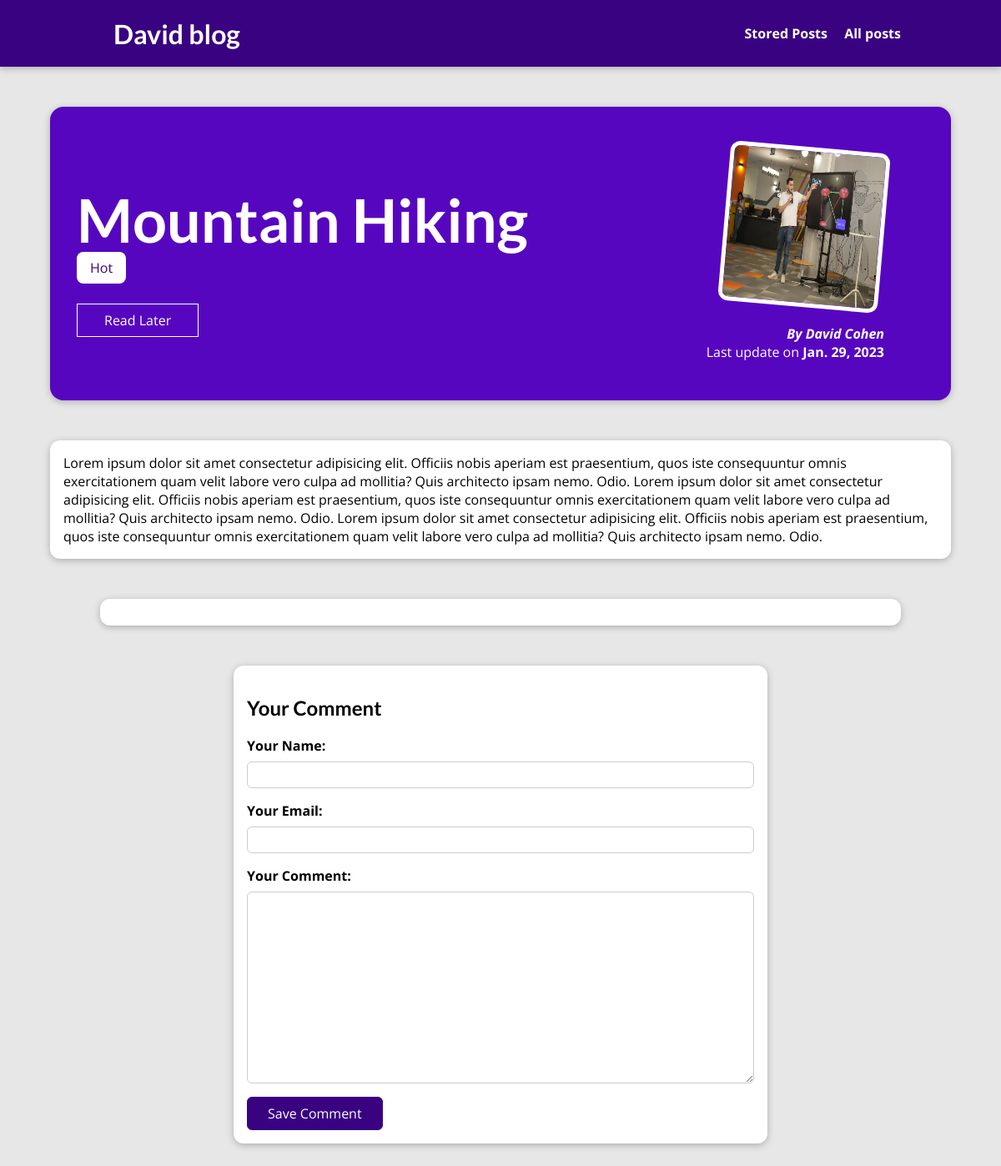
The page /posts/hike-in-the-mountains on the database its author committed.
### blog/models.py (models this page shows, shortened)
class Post(models.Model):
    title = models.CharField(max_length=50)
    excerpt = models.TextField()
    image = models.ImageField(upload_to="posts")
    slug = models.SlugField(unique=True)
    content = models.TextField()
    author = models.ForeignKey(Author, on_delete = models.SET_NULL, null=True, related_name="posts")
    tag = models.ManyToManyField(Tag)
    date = models.DateField(auto_now=True, auto_now_add=False)

class Tag(models.Model):
    caption = models.CharField(max_length=50)
    def __str__(self):
        return f"{self.caption}"

class Author(models.Model):
    first_name = models.CharField(max_length=50)
    last_name = models.CharField(max_length=50)
    email = models.EmailField(max_length=254)
    def fullName(self):
        return f"{self.first_name} {self.last_name}"
    def __str__(self):
        return self.fullName()

### blog/views.py (the view, shortened to what this page needs)
# urls.py: path("posts/<slug:slug>", views.BlogDetails.as_view(), name="details-page"), #my-first-blog,
class BlogDetails(View):
    def is_stored_post(self,request, post_id):
        stored_posts = request.session.get("stored_posts")
        if stored_posts is not None:
            is_save_for_later = post_id in stored_posts
        else:
            is_save_for_later = False
        return is_save_for_later
    def get(self, request, slug):
        post = Post.objects.get(slug = slug)
        context = {
            "post": post,
            "post_tags" : post.tag.all(),
            "comment_form" : CommentForm(),
            "comments" : post.comments.all().order_by("-id"),
            "is_save_for_later" : self.is_stored_post(request, post.id)
        }
        return render(request,  "blog/post_details.html", context)

### blog/forms.py
class CommentForm(forms.ModelForm):
    class Meta:
        model = Comment
        exclude = ["post"]
        labels = {
            "user_name" : "Your Name",
            "user_email" : "Your Email",
            "text" : "Your Comment"
        }

### blog/templates/blog/post_details.html (shortened to what this page needs)
{% extends 'base.html' %}
{% load static %}
{% block cssFiles %}
<link rel="stylesheet" href=" {% static 'blog/post-detail.css' %}" >
{% endblock  %}
{% block content %}
    <section id="summary">
        <h2>{{post.title}}</h2>
        <div>
            {% for tag in post_tags %}
                <span class = "tag">{{tag}}</span>
            {% endfor %}
        </div>
        <div id = "read-later">
            <form action="{% url "read-later" %}" method="POST">
                <button>
                    {% if is_save_for_later %}
                    Remove from "Read Later" make_list
                    {% else %}
                    Read Later
                    {% endif %}
                </button>
            </form>
        </div>
        <article>
            <img src="{{post.image.url}}" alt={{post.title}}>
            <address>By <a href="mailto:{{post.author.email}}">{{ post.author }}</a></address>
            <div>
                Last update on <time>{{post.date}}</time>
            </div>
        </article>
    </section>
    <main>
        {{post.content}}
    </main>
    <section id = "comments">
    </section>
    <section id="comment-form">
        <h2>Your Comment</h2>
        <form  action="{% url "details-page" post.slug %}" method="POST">
            {% for form_field in comment_form %}
             <div class = "form-control {% if form_field.errors %} invalid {% endif %}">
                {{form_field.label_tag}}
                {{form_field}}
             </div>
            {%endfor%}
            <button>Save Comment</button>
        </form>
    </section>
{% endblock  %}

### static/base.css (style rules this page uses)
* { box-sizing: border-box; }
html { font-family: 'Open Sans', 'Lato', sans-serif; }
body { margin: 0; }
h1, h2, h3 { font-family: 'Lato', sans-serif; font-weight: bold; }

### blog/static/blog/post-detail.css (style rules this page uses)
body { background-color: #e7e7e7; }
#summary { margin: 8rem auto 3rem auto; padding: 2rem; width: 90%; max-width: 90rem; border-radius: 16px; background-color: #5706c0; position: relative; box-shadow: 0 2px 8px rgba(0, 0, 0, 0.25); height: 22rem; }
#summary h2 { color: white; font-size: 4.5rem; margin-bottom: 0.25rem; }
#summary article { position: absolute; top: 2rem; right: 3rem; padding: 1rem 2rem; border-radius: 12px; text-align: right; color: white; }
#summary article img { width: 12rem; height: 12rem; border-radius: 12px; transform: rotateZ(5deg); border: 5px solid white; margin-bottom: 1rem; }
#summary address { font-weight: bold; }
#summary a { color: white; text-decoration: none; }
#summary time { font-weight: bold; }
#read-later { margin: 2rem 0; }
#read-later button { background-color: transparent; border: 1px solid white; padding: 0.5rem 2rem; font: inherit; color: white; cursor: pointer; }
main { width: 90%; max-width: 90rem; margin: 3rem auto; background-color: white; padding: 1rem; border-radius: 12px; box-shadow: 0 2px 8px rgba(0, 0, 0, 0.25); }
.tag { background-color: white; color: #390281; padding: 0.5rem 1rem; border-radius: 8px; }
#comment-form { margin: 3rem auto; width: 90%; max-width: 40rem; border-radius: 12px; background-color: white; box-shadow: 0 2px 8px rgba(0, 0, 0, 0.25); padding: 1rem; }
#comment-form button { font: inherit; background-color: #390281; color: white; border: 1px solid #390281; padding: 0.5rem 1.5rem; border-radius: 6px; cursor: pointer; }
.form-control { margin-bottom: 1rem; }
.form-control label { font-weight: bold; margin-bottom: 0.5rem; display: block; }
.form-control input, .form-control textarea { display: block; width: 100%; font: inherit; padding: 0.25rem; border-radius: 6px; border: 1px solid #ccc; }
#comments { margin: 3rem auto; width: 90%; max-width: 60rem; border-radius: 12px; background-color: white; box-shadow: 0 2px 8px rgba(0, 0, 0, 0.25); padding: 1rem 2rem; }

### rows shown on the page
Post: title "Mountain Hiking", image (picture), author "David Cohen", date "Jan. 29, 2023", content "Lorem ipsum dolor sit amet consectetur adipisicing elit. Officiis nobis aperiam est praesentium, quos iste consequuntur omnis exercitationem quam velit labore vero culpa ad mollitia? Quis architecto ipsam nemo. Odio. Lorem ipsum dolor sit amet consectetur adipisicing elit. Officiis nobis aperiam est praesentium, quos iste consequuntur omnis exercitationem quam velit labore vero culpa ad mollitia? Quis architecto ipsam nemo. Odio. Lorem ipsum dolor sit amet consectetur adipisicing elit. Officiis nobis aperiam est praesentium, quos iste consequuntur omnis exercitationem quam velit labore vero culpa ad mollitia? Quis architecto ipsam nemo. Odio."
Tag: caption "Hot"
